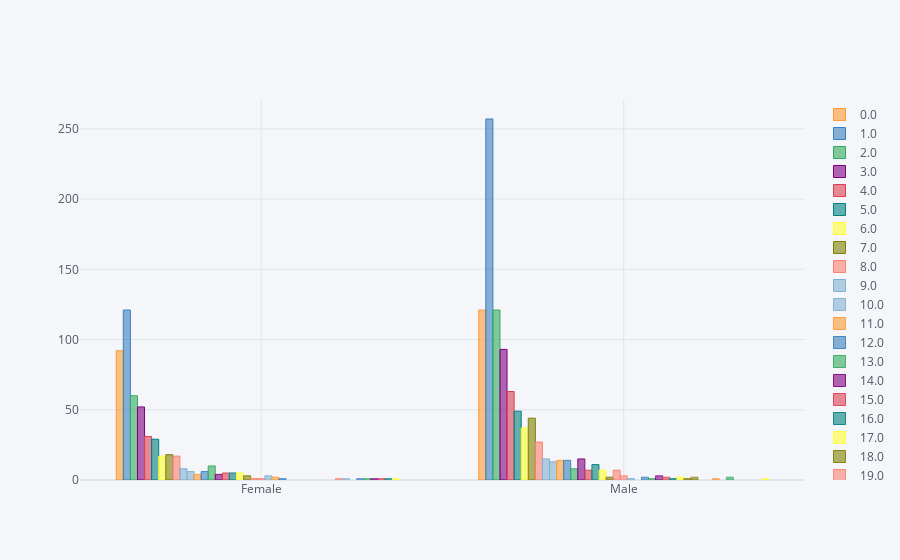

Notebook code cell kept with this figure:
### Code cell
gl.pivot("GENDER", "LOS DAY", "EPISODIO").iplot(kind='bar') #nao usar

### Figure 1 — Plotly figure (JSON) as saved in the notebook; plotly's stock layout.template omitted (floating-point values rounded to 4 significant figures)
{"data": [{"marker": {"color": "rgba(255, 153, 51, 0.6)", "line": {"color": "rgba(255, 153, 51, 1.0)", "width": 1}}, "name": "0.0", "orientation": "v", "text": "", "type": "bar", "x": ["Female", "Male"], "y": [92, 121]}, {"marker": {"color": "rgba(55, 128, 191, 0.6)", "line": {"color": "rgba(55, 128, 191, 1.0)", "width": 1}}, "name": "1.0", "orientation": "v", "text": "", "type": "bar", "x": ["Female", "Male"], "y": [121, 257]}, {"marker": {"color": "rgba(50, 171, 96, 0.6)", "line": {"color": "rgba(50, 171, 96, 1.0)", "width": 1}}, "name": "2.0", "orientation": "v", "text": "", "type": "bar", "x": ["Female", "Male"], "y": [60, 121]}, {"marker": {"color": "rgba(128, 0, 128, 0.6)", "line": {"color": "rgba(128, 0, 128, 1.0)", "width": 1}}, "name": "3.0", "orientation": "v", "text": "", "type": "bar", "x": ["Female", "Male"], "y": [52, 93]}, {"marker": {"color": "rgba(219, 64, 82, 0.6)", "line": {"color": "rgba(219, 64, 82, 1.0)", "width": 1}}, "name": "4.0", "orientation": "v", "text": "", "type": "bar", "x": ["Female", "Male"], "y": [31, 63]}, {"marker": {"color": "rgba(0, 128, 128, 0.6)", "line": {"color": "rgba(0, 128, 128, 1.0)", "width": 1}}, "name": "5.0", "orientation": "v", "text": "", "type": "bar", "x": ["Female", "Male"], "y": [29, 49]}, {"marker": {"color": "rgba(255, 255, 51, 0.6)", "line": {"color": "rgba(255, 255, 51, 1.0)", "width": 1}}, "name": "6.0", "orientation": "v", "text": "", "type": "bar", "x": ["Female", "Male"], "y": [17, 37]}, {"marker": {"color": "rgba(128, 128, 0, 0.6)", "line": {"color": "rgba(128, 128, 0, 1.0)", "width": 1}}, "name": "7.0", "orientation": "v", "text": "", "type": "bar", "x": ["Female", "Male"], "y": [18, 44]}, {"marker": {"color": "rgba(251, 128, 114, 0.6)", "line": {"color": "rgba(251, 128, 114, 1.0)", "width": 1}}, "name": "8.0", "orientation": "v", "text": "", "type": "bar", "x": ["Female", "Male"], "y": [17, 27]}, {"marker": {"color": "rgba(128, 177, 211, 0.6)", "line": {"color": "rgba(128, 177, 211, 1.0)", "width": 1}}, "name": "9.0", "orientation": "v", "text": "", "type": "bar", "x": ["Female", "Male"], "y": [8, 15]}, {"marker": {"color": "rgba(128, 177, 211, 0.6)", "line": {"color": "rgba(128, 177, 211, 0.8999999999999999)", "width": 1}}, "name": "10.0", "orientation": "v", "text": "", "type": "bar", "x": ["Female", "Male"], "y": [6, 13]}, {"marker": {"color": "rgba(255, 153, 51, 0.6)", "line": {"color": "rgba(255, 153, 51, 0.8999999999999999)", "width": 1}}, "name": "11.0", "orientation": "v", "text": "", "type": "bar", "x": ["Female", "Male"], "y": [4, 14]}, {"marker": {"color": "rgba(55, 128, 191, 0.6)", "line": {"color": "rgba(55, 128, 191, 0.8999999999999999)", "width": 1}}, "name": "12.0", "orientation": "v", "text": "", "type": "bar", "x": ["Female", "Male"], "y": [6, 14]}, {"marker": {"color": "rgba(50, 171, 96, 0.6)", "line": {"color": "rgba(50, 171, 96, 0.8999999999999999)", "width": 1}}, "name": "13.0", "orientation": "v", "text": "", "type": "bar", "x": ["Female", "Male"], "y": [10, 8]}, {"marker": {"color": "rgba(128, 0, 128, 0.6)", "line": {"color": "rgba(128, 0, 128, 0.8999999999999999)", "width": 1}}, "name": "14.0", "orientation": "v", "text": "", "type": "bar", "x": ["Female", "Male"], "y": [4, 15]}, {"marker": {"color": "rgba(219, 64, 82, 0.6)", "line": {"color": "rgba(219, 64, 82, 0.8999999999999999)", "width": 1}}, "name": "15.0", "orientation": "v", "text": "", "type": "bar", "x": ["Female", "Male"], "y": [5, 7]}, {"marker": {"color": "rgba(0, 128, 128, 0.6)", "line": {"color": "rgba(0, 128, 128, 0.8999999999999999)", "width": 1}}, "name": "16.0", "orientation": "v", "text": "", "type": "bar", "x": ["Female", "Male"], "y": [5, 11]}, {"marker": {"color": "rgba(255, 255, 51, 0.6)", "line": {"color": "rgba(255, 255, 51, 0.8999999999999999)", "width": 1}}, "name": "17.0", "orientation": "v", "text": "", "type": "bar", "x": ["Female", "Male"], "y": [5, 7]}, {"marker": {"color": "rgba(128, 128, 0, 0.6)", "line": {"color": "rgba(128, 128, 0, 0.8999999999999999)", "width": 1}}, "name": "18.0", "orientation": "v", "text": "", "type": "bar", "x": ["Female", "Male"], "y": [3, 2]}, {"marker": {"color": "rgba(251, 128, 114, 0.6)", "line": {"color": "rgba(251, 128, 114, 0.8999999999999999)", "width": 1}}, "name": "19.0", "orientation": "v", "text": "", "type": "bar", "x": ["Female", "Male"], "y": [1, 7]}, {"marker": {"color": "rgba(251, 128, 114, 0.6)", "line": {"color": "rgba(251, 128, 114, 0.7999999999999998)", "width": 1}}, "name": "20.0", "orientation": "v", "text": "", "type": "bar", "x": ["Female", "Male"], "y": [1, 3]}, {"marker": {"color": "rgba(128, 177, 211, 0.6)", "line": {"color": "rgba(128, 177, 211, 0.7999999999999998)", "width": 1}}, "name": "21.0", "orientation": "v", "text": "", "type": "bar", "x": ["Female", "Male"], "y": [3, 1]}, {"marker": {"color": "rgba(255, 153, 51, 0.6)", "line": {"color": "rgba(255, 153, 51, 0.7999999999999998)", "width": 1}}, "name": "22.0", "orientation": "v", "text": "", "type": "bar", "x": ["Female", "Male"], "y": [2, ""]}, {"marker": {"color": "rgba(55, 128, 191, 0.6)", "line": {"color": "rgba(55, 128, 191, 0.7999999999999998)", "width": 1}}, "name": "24.0", "orientation": "v", "text": "", "type": "bar", "x": ["Female", "Male"], "y": [1, 2]}, {"marker": {"color": "rgba(50, 171, 96, 0.6)", "line": {"color": "rgba(50, 171, 96, 0.7999999999999998)", "width": 1}}, "name": "25.0", "orientation": "v", "text": "", "type": "bar", "x": ["Female", "Male"], "y": ["", 1]}, {"marker": {"color": "rgba(128, 0, 128, 0.6)", "line": {"color": "rgba(128, 0, 128, 0.7999999999999998)", "width": 1}}, "name": "26.0", "orientation": "v", "text": "", "type": "bar", "x": ["Female", "Male"], "y": ["", 3]}, {"marker": {"color": "rgba(219, 64, 82, 0.6)", "line": {"color": "rgba(219, 64, 82, 0.7999999999999998)", "width": 1}}, "name": "27.0", "orientation": "v", "text": "", "type": "bar", "x": ["Female", "Male"], "y": ["", 2]}, {"marker": {"color": "rgba(0, 128, 128, 0.6)", "line": {"color": "rgba(0, 128, 128, 0.7999999999999998)", "width": 1}}, "name": "28.0", "orientation": "v", "text": "", "type": "bar", "x": ["Female", "Male"], "y": ["", 1]}, {"marker": {"color": "rgba(255, 255, 51, 0.6)", "line": {"color": "rgba(255, 255, 51, 0.7999999999999998)", "width": 1}}, "name": "29.0", "orientation": "v", "text": "", "type": "bar", "x": ["Female", "Male"], "y": ["", 2]}, {"marker": {"color": "rgba(128, 128, 0, 0.6)", "line": {"color": "rgba(128, 128, 0, 0.7999999999999998)", "width": 1}}, "name": "30.0", "orientation": "v", "text": "", "type": "bar", "x": ["Female", "Male"], "y": ["", 1]}, {"marker": {"color": "rgba(128, 128, 0, 0.6)", "line": {"color": "rgba(128, 128, 0, 0.7)", "width": 1}}, "name": "31.0", "orientation": "v", "text": "", "type": "bar", "x": ["Female", "Male"], "y": ["", 2]}, {"marker": {"color": "rgba(251, 128, 114, 0.6)", "line": {"color": "rgba(251, 128, 114, 0.7)", "width": 1}}, "name": "32.0", "orientation": "v", "text": "", "type": "bar", "x": ["Female", "Male"], "y": [1, ""]}, {"marker": {"color": "rgba(128, 177, 211, 0.6)", "line": {"color": "rgba(128, 177, 211, 0.7)", "width": 1}}, "name": "33.0", "orientation": "v", "text": "", "type": "bar", "x": ["Female", "Male"], "y": [1, ""]}, {"marker": {"color": "rgba(255, 153, 51, 0.6)", "line": {"color": "rgba(255, 153, 51, 0.7)", "width": 1}}, "name": "34.0", "orientation": "v", "text": "", "type": "bar", "x": ["Female", "Male"], "y": ["", 1]}, {"marker": {"color": "rgba(55, 128, 191, 0.6)", "line": {"color": "rgba(55, 128, 191, 0.7)", "width": 1}}, "name": "36.0", "orientation": "v", "text": "", "type": "bar", "x": ["Female", "Male"], "y": [1, ""]}, {"marker": {"color": "rgba(50, 171, 96, 0.6)", "line": {"color": "rgba(50, 171, 96, 0.7)", "width": 1}}, "name": "41.0", "orientation": "v", "text": "", "type": "bar", "x": ["Female", "Male"], "y": [1, 2]}, {"marker": {"color": "rgba(128, 0, 128, 0.6)", "line": {"color": "rgba(128, 0, 128, 0.7)", "width": 1}}, "name": "50.0", "orientation": "v", "text": "", "type": "bar", "x": ["Female", "Male"], "y": [1, ""]}, {"marker": {"color": "rgba(219, 64, 82, 0.6)", "line": {"color": "rgba(219, 64, 82, 0.7)", "width": 1}}, "name": "52.0", "orientation": "v", "text": "", "type": "bar", "x": ["Female", "Male"], "y": [1, ""]}, {"marker": {"color": "rgba(0, 128, 128, 0.6)", "line": {"color": "rgba(0, 128, 128, 0.7)", "width": 1}}, "name": "53.0", "orientation": "v", "text": "", "type": "bar", "x": ["Female", "Male"], "y": [1, ""]}, {"marker": {"color": "rgba(255, 255, 51, 0.6)", "line": {"color": "rgba(255, 255, 51, 0.7)", "width": 1}}, "name": "60.0", "orientation": "v", "text": "", "type": "bar", "x": ["Female", "Male"], "y": [1, ""]}, {"marker": {"color": "rgba(255, 255, 51, 0.6)", "line": {"color": "rgba(255, 255, 51, 0.5999999999999999)", "width": 1}}, "name": "77.0", "orientation": "v", "text": "", "type": "bar", "x": ["Female", "Male"], "y": ["", 1]}], "layout": {"legend": {"bgcolor": "#F5F6F9", "font": {"color": "#4D5663"}}, "paper_bgcolor": "#F5F6F9", "plot_bgcolor": "#F5F6F9", "title": {"font": {"color": "#4D5663"}}, "xaxis": {"gridcolor": "#E1E5ED", "showgrid": true, "tickfont": {"color": "#4D5663"}, "title": {"font": {"color": "#4D5663"}, "text": ""}, "zerolinecolor": "#E1E5ED"}, "yaxis": {"gridcolor": "#E1E5ED", "showgrid": true, "tickfont": {"color": "#4D5663"}, "title": {"font": {"color": "#4D5663"}, "text": ""}, "zerolinecolor": "#E1E5ED"}}}
